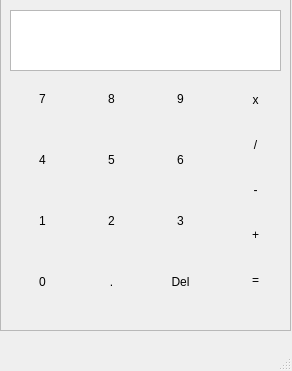
<?xml version="1.0" encoding="UTF-8"?>
<ui version="4.0">
 <class>MainWindow</class>
 <widget class="QMainWindow" name="MainWindow">
  <property name="geometry">
   <rect>
    <x>0</x>
    <y>0</y>
    <width>292</width>
    <height>371</height>
   </rect>
  </property>
  <property name="windowTitle">
   <string>MainWindow</string>
  </property>
  <widget class="QWidget" name="centralwidget">
   <widget class="QFrame" name="frame">
    <property name="geometry">
     <rect>
      <x>0</x>
      <y>-10</y>
      <width>291</width>
      <height>341</height>
     </rect>
    </property>
    <property name="frameShape">
     <enum>QFrame::StyledPanel</enum>
    </property>
    <property name="frameShadow">
     <enum>QFrame::Raised</enum>
    </property>
    <widget class="QTextEdit" name="textEdit">
     <property name="geometry">
      <rect>
       <x>10</x>
       <y>20</y>
       <width>271</width>
       <height>61</height>
      </rect>
     </property>
    </widget>
    <widget class="QPushButton" name="pushButton">
     <property name="geometry">
      <rect>
       <x>11</x>
       <y>92</y>
       <width>63</width>
       <height>34</height>
      </rect>
     </property>
     <property name="text">
      <string>7</string>
     </property>
     <property name="default">
      <bool>false</bool>
     </property>
     <property name="flat">
      <bool>true</bool>
     </property>
    </widget>
    <widget class="QPushButton" name="pushButton_9">
     <property name="geometry">
      <rect>
       <x>80</x>
       <y>92</y>
       <width>63</width>
       <height>34</height>
      </rect>
     </property>
     <property name="text">
      <string>8</string>
     </property>
     <property name="default">
      <bool>false</bool>
     </property>
     <property name="flat">
      <bool>true</bool>
     </property>
    </widget>
    <widget class="QPushButton" name="pushButton_10">
     <property name="geometry">
      <rect>
       <x>149</x>
       <y>92</y>
       <width>63</width>
       <height>34</height>
      </rect>
     </property>
     <property name="text">
      <string>9</string>
     </property>
     <property name="default">
      <bool>false</bool>
     </property>
     <property name="flat">
      <bool>true</bool>
     </property>
    </widget>
    <widget class="QPushButton" name="pushButton_5">
     <property name="geometry">
      <rect>
       <x>11</x>
       <y>153</y>
       <width>63</width>
       <height>34</height>
      </rect>
     </property>
     <property name="text">
      <string>4</string>
     </property>
     <property name="default">
      <bool>false</bool>
     </property>
     <property name="flat">
      <bool>true</bool>
     </property>
    </widget>
    <widget class="QPushButton" name="pushButton_2">
     <property name="geometry">
      <rect>
       <x>80</x>
       <y>153</y>
       <width>63</width>
       <height>34</height>
      </rect>
     </property>
     <property name="text">
      <string>5</string>
     </property>
     <property name="default">
      <bool>false</bool>
     </property>
     <property name="flat">
      <bool>true</bool>
     </property>
    </widget>
    <widget class="QPushButton" name="pushButton_7">
     <property name="geometry">
      <rect>
       <x>149</x>
       <y>153</y>
       <width>63</width>
       <height>34</height>
      </rect>
     </property>
     <property name="text">
      <string>6</string>
     </property>
     <property name="default">
      <bool>false</bool>
     </property>
     <property name="flat">
      <bool>true</bool>
     </property>
    </widget>
    <widget class="QPushButton" name="pushButton_3">
     <property name="geometry">
      <rect>
       <x>11</x>
       <y>214</y>
       <width>63</width>
       <height>34</height>
      </rect>
     </property>
     <property name="text">
      <string>1</string>
     </property>
     <property name="default">
      <bool>false</bool>
     </property>
     <property name="flat">
      <bool>true</bool>
     </property>
    </widget>
    <widget class="QPushButton" name="pushButton_6">
     <property name="geometry">
      <rect>
       <x>80</x>
       <y>214</y>
       <width>63</width>
       <height>34</height>
      </rect>
     </property>
     <property name="text">
      <string>2</string>
     </property>
     <property name="default">
      <bool>false</bool>
     </property>
     <property name="flat">
      <bool>true</bool>
     </property>
    </widget>
    <widget class="QPushButton" name="pushButton_11">
     <property name="geometry">
      <rect>
       <x>149</x>
       <y>214</y>
       <width>63</width>
       <height>34</height>
      </rect>
     </property>
     <property name="text">
      <string>3</string>
     </property>
     <property name="default">
      <bool>false</bool>
     </property>
     <property name="flat">
      <bool>true</bool>
     </property>
    </widget>
    <widget class="QPushButton" name="pushButton_4">
     <property name="geometry">
      <rect>
       <x>11</x>
       <y>275</y>
       <width>63</width>
       <height>34</height>
      </rect>
     </property>
     <property name="text">
      <string>0</string>
     </property>
     <property name="default">
      <bool>false</bool>
     </property>
     <property name="flat">
      <bool>true</bool>
     </property>
    </widget>
    <widget class="QPushButton" name="pushButton_14">
     <property name="geometry">
      <rect>
       <x>80</x>
       <y>275</y>
       <width>63</width>
       <height>34</height>
      </rect>
     </property>
     <property name="text">
      <string>.</string>
     </property>
     <property name="default">
      <bool>false</bool>
     </property>
     <property name="flat">
      <bool>true</bool>
     </property>
    </widget>
    <widget class="QPushButton" name="pushButton_15">
     <property name="geometry">
      <rect>
       <x>149</x>
       <y>275</y>
       <width>63</width>
       <height>34</height>
      </rect>
     </property>
     <property name="text">
      <string>Del</string>
     </property>
     <property name="default">
      <bool>false</bool>
     </property>
     <property name="flat">
      <bool>true</bool>
     </property>
    </widget>
    <widget class="QWidget" name="">
     <property name="geometry">
      <rect>
       <x>220</x>
       <y>82</y>
       <width>71</width>
       <height>240</height>
      </rect>
     </property>
     <layout class="QVBoxLayout" name="verticalLayout">
      <item>
       <widget class="QPushButton" name="pushButton_12">
        <property name="text">
         <string>x</string>
        </property>
        <property name="default">
         <bool>false</bool>
        </property>
        <property name="flat">
         <bool>true</bool>
        </property>
       </widget>
      </item>
      <item>
       <widget class="QPushButton" name="pushButton_17">
        <property name="text">
         <string>/</string>
        </property>
        <property name="default">
         <bool>false</bool>
        </property>
        <property name="flat">
         <bool>true</bool>
        </property>
       </widget>
      </item>
      <item>
       <widget class="QPushButton" name="pushButton_8">
        <property name="text">
         <string>-</string>
        </property>
        <property name="default">
         <bool>false</bool>
        </property>
        <property name="flat">
         <bool>true</bool>
        </property>
       </widget>
      </item>
      <item>
       <widget class="QPushButton" name="pushButton_13">
        <property name="text">
         <string>+</string>
        </property>
        <property name="default">
         <bool>false</bool>
        </property>
        <property name="flat">
         <bool>true</bool>
        </property>
       </widget>
      </item>
      <item>
       <widget class="QPushButton" name="pushButton_16">
        <property name="text">
         <string>=</string>
        </property>
        <property name="default">
         <bool>false</bool>
        </property>
        <property name="flat">
         <bool>true</bool>
        </property>
       </widget>
      </item>
     </layout>
    </widget>
   </widget>
  </widget>
  <widget class="QMenuBar" name="menubar">
   <property name="geometry">
    <rect>
     <x>0</x>
     <y>0</y>
     <width>292</width>
     <height>30</height>
    </rect>
   </property>
  </widget>
  <widget class="QStatusBar" name="statusbar"/>
 </widget>
 <resources/>
 <connections/>
</ui>
